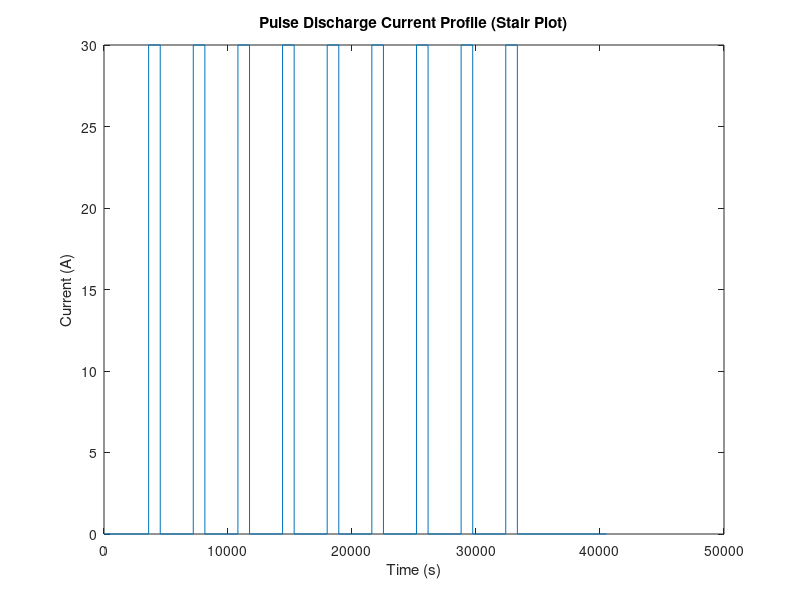

Write the MATLAB code that produced this figure.
% Given pulse discharge time and current vectors
pulseDischargeTime = [0, 3600, 4536, 7200, 8136, 10800, 11736, 14400, ...
                      15336, 18000, 18936, 21600, 22536, 25200, 26136, ...
                      28800, 29736, 32400, 33336, 36000, 36936, 40536];
                  
pulseDischargeCurrent = [0, 30, 0, 30, 0, 30, 0, 30, 0, 30, 0, 30, 0, 30, ...
                         0, 30, 0, 30, 0, 0, 0];

% Create time and current vectors for stair plot
stair_time = [];
stair_current = [];

% Iterate through each interval defined by pulse discharge time
for i = 1:length(pulseDischargeTime)-1
    % Add time points for the start and end of the interval
    stair_time = [stair_time, pulseDischargeTime(i), pulseDischargeTime(i+1)-1];
    
    % Add current values for the interval (first point is the current at the start)
    stair_current = [stair_current, pulseDischargeCurrent(i), pulseDischargeCurrent(i)];
end

% Plot stair plot
plot(stair_time, stair_current);
xlabel('Time (s)');
ylabel('Current (A)');
title('Pulse Discharge Current Profile (Stair Plot)');
